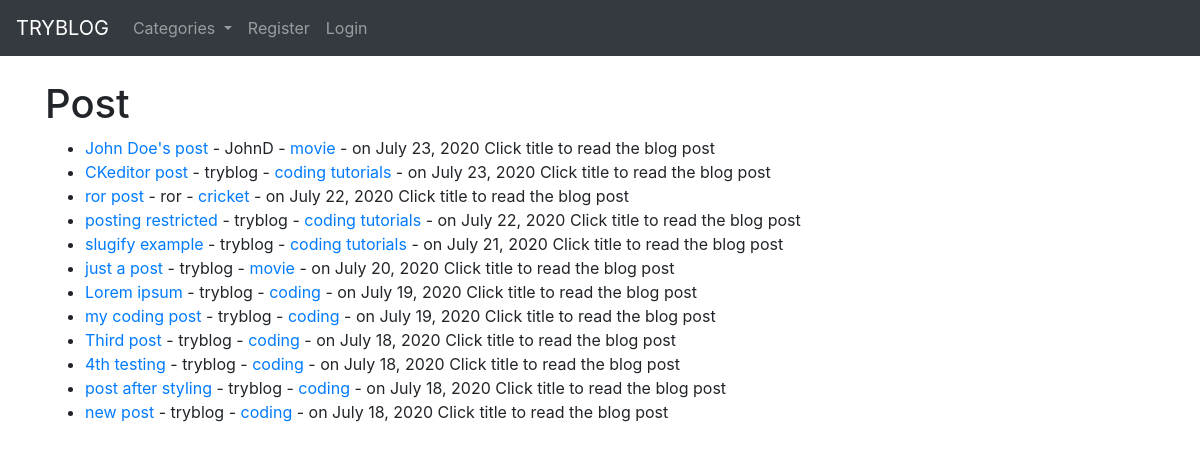
The page / on the database its author committed.
### myblog/models.py (models this page shows, shortened)
class Post(models.Model):
    title = models.CharField(max_length=255)
    title_tag = models.CharField(max_length=255)
    author = models.ForeignKey(User, on_delete=models.CASCADE)
    body = RichTextField(blank = True, null = True)
    post_date = models.DateField(auto_now_add=True)
    category = models.CharField(max_length=255,default='coding')
    snippets = models.CharField(max_length=255)
    likes = models.ManyToManyField(User,related_name='blog_post')

### myblog/views.py (the view)
# urls.py: path('',HomeView.as_view(),name="home"),
class HomeView(ListView):
    model = Post
    template_name = 'home.html'
    ordering = ['-post_date']
    def get_context_data(self,*args,**kwargs):
        cat_menu = Category.objects.all()
        context = super(HomeView,self).get_context_data(*args,**kwargs)
        context["cat_menu"] = cat_menu
        return context

### myblog/models.py (called while the page is built)
    def __str__(self):
        return self.name

### myblog/templates/home.html (shortened to what this page needs)
{% extends 'base.html'%}
{% block content %}
<h1>Post</h1>
<ul>
{% for post in object_list %}
   <li><a href="{% url 'article-details' post.pk %}">
      {{post.title}}</a>
      - {{post.author}}
      - <a href="{% url 'category' post.category|slugify %}">{{post.category}}</a>
      - on {{ post.post_date }}
      {{ post.snippets }}
   </li>
{% endfor %}
</ul>
{% endblock %}

### rows shown on the page
Post: title "John Doe's post", author "JohnD", category "movie", post_date "July 23, 2020", snippets "Click title to read the blog post"
Post: title "CKeditor post", author "tryblog", category "coding tutorials", post_date "July 23, 2020", snippets "Click title to read the blog post"
Post: title "ror post", author "ror", category "cricket", post_date "July 22, 2020", snippets "Click title to read the blog post"
Post: title "posting restricted", author "tryblog", category "coding tutorials", post_date "July 22, 2020", snippets "Click title to read the blog post"
Post: title "slugify example", author "tryblog", category "coding tutorials", post_date "July 21, 2020", snippets "Click title to read the blog post"
Post: title "just a post", author "tryblog", category "movie", post_date "July 20, 2020", snippets "Click title to read the blog post"
Post: title "Lorem ipsum", author "tryblog", category "coding", post_date "July 19, 2020", snippets "Click title to read the blog post"
Post: title "my coding post", author "tryblog", category "coding", post_date "July 19, 2020", snippets "Click title to read the blog post"
Post: title "Third post", author "tryblog", category "coding", post_date "July 18, 2020", snippets "Click title to read the blog post"
Post: title "4th testing", author "tryblog", category "coding", post_date "July 18, 2020", snippets "Click title to read the blog post"
Post: title "post after styling", author "tryblog", category "coding", post_date "July 18, 2020", snippets "Click title to read the blog post"
Post: title "new post", author "tryblog", category "coding", post_date "July 18, 2020", snippets "Click title to read the blog post"
